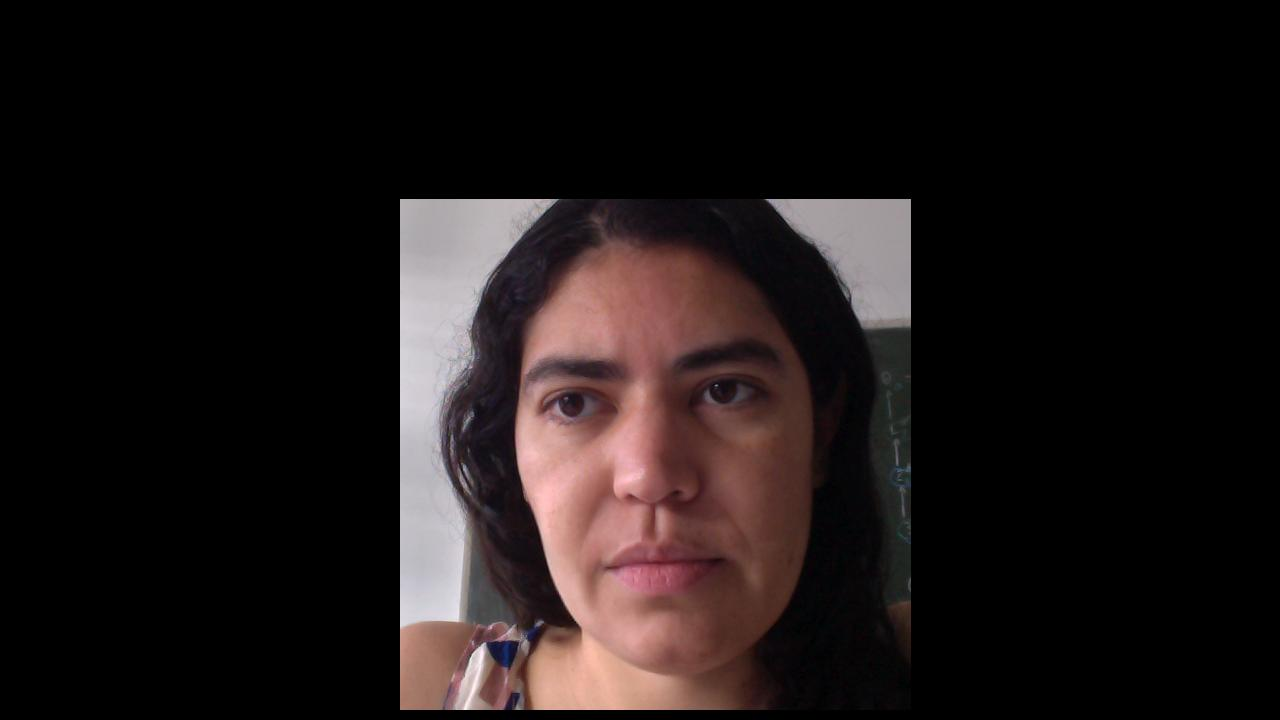
//> input picture data/example/day01_0087.jpg, 1280 x 720 px
$ ./main   (built with g++ and OpenCV 4)
//> lines starting //> are read from the running program, lines starting //| are printed output that depends on the picture
#include <vector>
#include <iostream>
#include <fstream>
#include <map>
#include <string>
#include <math.h>
#include "opencv2/opencv.hpp"

using namespace std;
using namespace cv;

map<string, Mat> getCameraParams();
Mat getUndistortedImage(Mat, Mat);
Mat loadFaceModel(string);
Mat getLandmarks();
vector<Mat> getHeadPose(Mat, Mat, Mat, Mat);
vector<Mat> normalize(Mat, Mat, Mat, Mat, Mat);
void displayPatch(Mat);

int main() {
    auto cameraParams = getCameraParams();
    auto img = getUndistortedImage(cameraParams["camera_matrix"], cameraParams["distortion"]);
    // imshow("Undistorted image", img);
    // waitKey(0);
    auto faceModel = loadFaceModel("./face_model.txt");
    // cout << "face model mat = " << endl << " "  << faceModel << endl << endl;
    auto landmarks = getLandmarks();
    // cout << "face point mat = " << endl << " "  << facePts << endl << endl;
    auto headPose = getHeadPose(faceModel, landmarks, cameraParams["camera_matrix"], cameraParams["distortion"]);
    auto res = normalize(img, cameraParams["camera_parameter"], headPose[0], headPose[1], faceModel);
    Mat eyePatch = res[0];
    Mat normHeadPose = res[1];
    displayPatch(eyePatch);
}

map<string, Mat> getCameraParams() {
    // hard code values
    Mat cameraMat = (Mat_<double>(3,3) << 994.73532636, 0, 624.66344095, 0, 998.16646784, 364.08742557, 0, 0, 1);
    Mat distortion = (Mat_<double>(1,5) << -0.16321888, 0.66783406, -0.00121854, -0.00303158, -1.02159927);
    Mat cameraParam = (Mat_<double>(1,4) << 994.73532636, 998.16646784, 624.66344095, 364.08742557);

    map<string, Mat> cameraParams {{"camera_matrix", cameraMat}, {"distortion", distortion}, {"camera_parameter", cameraParam}};
    return cameraParams;
}

Mat getUndistortedImage(Mat cameraMatrix, Mat cameraDistortion) {
    //todo: change to argv[1]
    string imgPath = "../data/example/day01_0087.jpg";
    Mat img = imread(imgPath, IMREAD_COLOR);
//> img is the input picture: 720 rows x 1280 cols, CV_8UC3; mean B, G, R 22.5, 22.8, 29.6
    // cout << "img mat = " << endl << " "  << img << endl << endl;
    Mat undistorted;
    undistort(img, undistorted, cameraMatrix, cameraDistortion);
    return img;
}

Mat loadFaceModel(string file) {
//> called with file = "./face_model.txt"
    // read 3*6 face model matrix fro txt file
    Mat face = Mat::zeros(3,6, CV_64FC1);
    string line;
    fstream ifs;
    ifs.open(file);

    for (int i = 0; i < face.rows; i++) {
        for (int j = 0; j < face.cols; j++) {
            getline(ifs, line);
            // cout.precision(dbl::max_digits10);
            face.at<double>(i,j) = stof(line);
        }
    }

    ifs.close();
    return face;
}

Mat getLandmarks(){
    // hard code values -> to be integrated with SDK on windows
    return (Mat_<int>(6,2) << 548, 409, 605, 405, 698, 398, 757, 391, 606, 567, 724, 559);
}

vector<Mat> getHeadPose(Mat faceModel, Mat landmarks, Mat cameraMatrix, Mat cameraDistortion) {
    int numPts = faceModel.cols;
    Mat facePts = faceModel.t();
    facePts = facePts.reshape(0, numPts);

    Mat landmarksFloat;
    landmarks.convertTo(landmarksFloat, CV_32FC1);

    Mat rvec, tvec;
    solvePnP(facePts, landmarksFloat, cameraMatrix, cameraDistortion, rvec, tvec, false, SOLVEPNP_EPNP);
    solvePnP(facePts, landmarksFloat, cameraMatrix, cameraDistortion, rvec, tvec, true); // further optimize
    // cout << "rvec = " << endl << " "  << rvec << endl << endl;
    // cout << "tvec = " << endl << " "  << tvec << endl << endl;

    return vector<Mat> {rvec, tvec};
}

vector<Mat> normalize(Mat img, Mat cameraParams, Mat rvec, Mat tvec, Mat faceModel) {
    // todo: check non-null for rvec & tvec

    // Calculate rotation matrix and euler angles
    rvec = rvec.reshape(0, 3);
//> rvec = [-0.06, 0.167, -0.0869]
    tvec = tvec.reshape(0, 3);
//> tvec = [11.33, 15.88, 425.3]
    Mat rotateMat;
    Rodrigues(rvec, rotateMat);
//> rotateMat = [[0.982, 0.0813, 0.169], [-0.0913, 0.994, 0.0524], [-0.164, -0.0669, 0.984]]

    // Reconstruct frame
    Mat fullFrame;
    cvtColor(img, fullFrame, COLOR_BGR2RGB);

    // Form camera matrix
    Mat cameraMat = (Mat_<double>(3,3) << cameraParams.at<double>(0), 0, cameraParams.at<double>(2),
                                            0, cameraParams.at<double>(1), cameraParams.at<double>(3),
                                            0,0,1);
//> cameraMat = [[994.7, 0, 624.7], [0, 998.2, 364.1], [0, 0, 1]]

    // get normalized camera parameters -> todo: put into constants
    int focalLength = 1300;
    int distance = 600;
    int width = 256;
    int height = 64;

    Mat normCameraMat = (Mat_<double>(3,3) << focalLength, 0, 0.5 * width,
                                            0, focalLength, 0.5 * height,
                                            0,0,1);

    Mat fc = rotateMat * faceModel; // 3D positions of facial landmarks before translation
//> fc = [[-43.93, -21.3, 20.57, 44.66, -20.25, 31.41], [3.76, 2.3, -1.59, -4.47, 70.62, 65.81], [9.78, 1.1, -5.88, -5, -0.279, -8.9]]
    Mat re = 0.5*(fc(Range::all(), Range(0,1)).clone() + fc(Range::all(), Range(1,2)).clone()) + tvec; // center of left eye
//> re = [-21.29, 18.91, 430.8]
    Mat le = 0.5*(fc(Range::all(), Range(2,3)).clone() + fc(Range::all(), Range(3,4)).clone()) + tvec; // center of right eye
//> le = [43.95, 12.84, 419.9]
    Mat gazeOrigin = (re + le) / 2; // center of two eyes
//> gazeOrigin = [11.33, 15.88, 425.3]


    // Code below is an adaptation of code by Xucong Zhang
    // https://www.mpi-inf.mpg.de/departments/computer-vision-and-multimodal-computing/research/gaze-based-human-computer-interaction/revisiting-data-normalization-for-appearance-based-gaze-estimation/


    double zScale = distance / norm(gazeOrigin, NORM_L2, noArray());
//> zScale = 1.41
    Mat S = Mat::eye(3, 3, CV_64F);
    S.at<double>(2, 2) = zScale; // scale matrix S
//> S = [[1, 0, 0], [0, 1, 0], [0, 0, 1.41]]

    Mat hRx = rotateMat(Range::all(), Range(0,1)).clone();
//> hRx = [0.982, -0.0913, -0.164]
    Mat forward = (gazeOrigin / norm(gazeOrigin, NORM_L2, noArray()));
//> forward = [0.0266, 0.0373, 0.999]
    Mat down = forward.cross(hRx);
//> down = [0.0851, 0.986, -0.0391]
    down /= norm(down, NORM_L2, noArray());
//> down = [0.086, 0.996, -0.0394]
    Mat right = down.cross(forward);
//> right = [0.996, -0.087, -0.0233]
    right /= norm(right, NORM_L2, noArray());
    Mat R;
    hconcat(right, down, R);
//> R = [[0.996, 0.086], [-0.087, 0.996], [-0.0233, -0.0394]]
    hconcat(R, forward, R);
//> R = [[0.996, 0.086, 0.0266], [-0.087, 0.996, 0.0373], [-0.0233, -0.0394, 0.999]]
    R = R.t(); // rotation matrix R
//> R = [[0.996, -0.087, -0.0233], [0.086, 0.996, -0.0394], [0.0266, 0.0373, 0.999]]

    Mat W = (normCameraMat * S) * (R * cameraMat.inv());// transformation matrix
//> W = [[1.31, -0.107, -627.4], [0.114, 1.3, -549.9], [3.77e-05, 5.26e-05, 1.36]]
    Mat patch;
    warpPerspective(fullFrame, patch, W, Size(width, height)); // image normalization
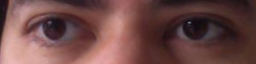
//> patch: 64 rows x 256 cols, CV_8UC3; mean R, G, B 110.1, 72.9, 71

    // Normalise head pose
    Mat headMat = R * rotateMat;
//> headMat = [[0.99, -0.00392, 0.141], [1.73e-18, 1, 0.0278], [-0.141, -0.0276, 0.99]]
    Mat normHeadPose = (Mat_<double>(1,2) << asin(headMat.at<double>(1, 2)), atan2(headMat.at<double>(0, 2), headMat.at<double>(2, 2)));
//> normHeadPose = [0.0278, 0.141]

    return vector<Mat> {patch, normHeadPose};
}

void displayPatch(Mat patchBGR) {
    Mat display;
    cvtColor(patchBGR, display, COLOR_BGR2RGB);
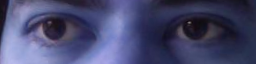
//> display: 64 rows x 256 cols, CV_8UC3; mean R, G, B 71, 72.9, 110.1
    imshow("patch", display);
    waitKey(0);
}
